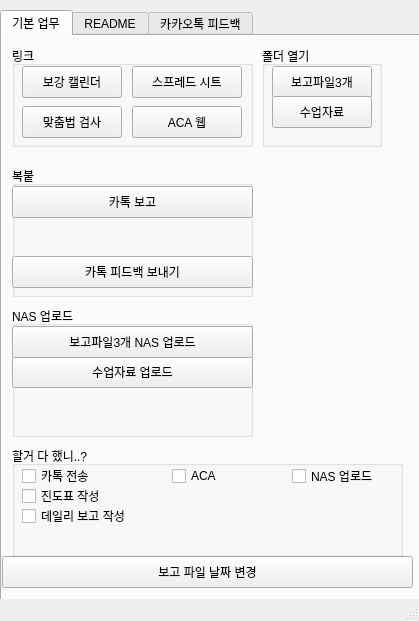
<?xml version="1.0" encoding="UTF-8"?>
<ui version="4.0">
 <class>MainWindow</class>
 <widget class="QMainWindow" name="MainWindow">
  <property name="geometry">
   <rect>
    <x>0</x>
    <y>0</y>
    <width>419</width>
    <height>621</height>
   </rect>
  </property>
  <property name="windowTitle">
   <string>MainWindow</string>
  </property>
  <widget class="QWidget" name="centralwidget">
   <widget class="QTabWidget" name="tabWidget">
    <property name="geometry">
     <rect>
      <x>0</x>
      <y>10</y>
      <width>421</width>
      <height>591</height>
     </rect>
    </property>
    <property name="currentIndex">
     <number>0</number>
    </property>
    <widget class="QWidget" name="기본">
     <property name="whatsThis">
      <string>123</string>
     </property>
     <attribute name="title">
      <string>기본 업무</string>
     </attribute>
     <widget class="QGroupBox" name="groupBox_2">
      <property name="geometry">
       <rect>
        <x>10</x>
        <y>130</y>
        <width>241</width>
        <height>131</height>
       </rect>
      </property>
      <property name="title">
       <string>복붙</string>
      </property>
      <property name="checkable">
       <bool>false</bool>
      </property>
      <widget class="QPushButton" name="pushButton_14">
       <property name="geometry">
        <rect>
         <x>0</x>
         <y>20</y>
         <width>241</width>
         <height>32</height>
        </rect>
       </property>
       <property name="text">
        <string>카톡 보고</string>
       </property>
      </widget>
      <widget class="QPushButton" name="pushButton_16">
       <property name="geometry">
        <rect>
         <x>0</x>
         <y>90</y>
         <width>241</width>
         <height>32</height>
        </rect>
       </property>
       <property name="text">
        <string>카톡 피드백 보내기</string>
       </property>
      </widget>
     </widget>
     <widget class="QGroupBox" name="groupBox">
      <property name="geometry">
       <rect>
        <x>10</x>
        <y>10</y>
        <width>241</width>
        <height>101</height>
       </rect>
      </property>
      <property name="title">
       <string>링크</string>
      </property>
      <widget class="QPushButton" name="pushButton_2">
       <property name="geometry">
        <rect>
         <x>120</x>
         <y>20</y>
         <width>110</width>
         <height>32</height>
        </rect>
       </property>
       <property name="text">
        <string>스프레드 시트</string>
       </property>
      </widget>
      <widget class="QPushButton" name="pushButton_3">
       <property name="geometry">
        <rect>
         <x>10</x>
         <y>60</y>
         <width>100</width>
         <height>32</height>
        </rect>
       </property>
       <property name="text">
        <string>맞춤법 검사</string>
       </property>
      </widget>
      <widget class="QPushButton" name="pushButton_4">
       <property name="geometry">
        <rect>
         <x>120</x>
         <y>60</y>
         <width>110</width>
         <height>32</height>
        </rect>
       </property>
       <property name="text">
        <string>ACA 웹</string>
       </property>
      </widget>
      <widget class="QPushButton" name="pushButton">
       <property name="geometry">
        <rect>
         <x>10</x>
         <y>20</y>
         <width>100</width>
         <height>32</height>
        </rect>
       </property>
       <property name="text">
        <string>보강 캘린더</string>
       </property>
      </widget>
     </widget>
     <widget class="QPushButton" name="pushButton_15">
      <property name="geometry">
       <rect>
        <x>0</x>
        <y>520</y>
        <width>411</width>
        <height>32</height>
       </rect>
      </property>
      <property name="text">
       <string>보고 파일 날짜 변경</string>
      </property>
     </widget>
     <widget class="QGroupBox" name="groupBox_4">
      <property name="geometry">
       <rect>
        <x>260</x>
        <y>10</y>
        <width>120</width>
        <height>101</height>
       </rect>
      </property>
      <property name="title">
       <string>폴더 열기</string>
      </property>
      <widget class="QPushButton" name="pushButton_12">
       <property name="geometry">
        <rect>
         <x>10</x>
         <y>20</y>
         <width>100</width>
         <height>32</height>
        </rect>
       </property>
       <property name="text">
        <string>보고파일3개</string>
       </property>
      </widget>
      <widget class="QPushButton" name="pushButton_13">
       <property name="geometry">
        <rect>
         <x>10</x>
         <y>50</y>
         <width>100</width>
         <height>32</height>
        </rect>
       </property>
       <property name="text">
        <string>수업자료</string>
       </property>
      </widget>
     </widget>
     <widget class="QGroupBox" name="groupBox_3">
      <property name="geometry">
       <rect>
        <x>10</x>
        <y>270</y>
        <width>241</width>
        <height>131</height>
       </rect>
      </property>
      <property name="title">
       <string>NAS 업로드</string>
      </property>
      <property name="checkable">
       <bool>false</bool>
      </property>
      <widget class="QPushButton" name="pushButton_20">
       <property name="geometry">
        <rect>
         <x>0</x>
         <y>50</y>
         <width>241</width>
         <height>32</height>
        </rect>
       </property>
       <property name="text">
        <string>수업자료 업로드</string>
       </property>
      </widget>
      <widget class="QPushButton" name="pushButton_6">
       <property name="geometry">
        <rect>
         <x>0</x>
         <y>20</y>
         <width>241</width>
         <height>32</height>
        </rect>
       </property>
       <property name="text">
        <string>보고파일3개 NAS 업로드</string>
       </property>
      </widget>
     </widget>
     <widget class="QGroupBox" name="groupBox_9">
      <property name="geometry">
       <rect>
        <x>10</x>
        <y>410</y>
        <width>391</width>
        <height>111</height>
       </rect>
      </property>
      <property name="title">
       <string>할거 다 했니..?</string>
      </property>
      <widget class="QCheckBox" name="checkBox_2">
       <property name="geometry">
        <rect>
         <x>10</x>
         <y>20</y>
         <width>87</width>
         <height>20</height>
        </rect>
       </property>
       <property name="text">
        <string>카톡 전송</string>
       </property>
      </widget>
      <widget class="QCheckBox" name="checkBox_3">
       <property name="geometry">
        <rect>
         <x>160</x>
         <y>20</y>
         <width>87</width>
         <height>20</height>
        </rect>
       </property>
       <property name="text">
        <string>ACA</string>
       </property>
      </widget>
      <widget class="QCheckBox" name="checkBox_4">
       <property name="geometry">
        <rect>
         <x>280</x>
         <y>20</y>
         <width>101</width>
         <height>20</height>
        </rect>
       </property>
       <property name="text">
        <string>NAS 업로드</string>
       </property>
      </widget>
      <widget class="QCheckBox" name="checkBox_5">
       <property name="geometry">
        <rect>
         <x>10</x>
         <y>40</y>
         <width>101</width>
         <height>20</height>
        </rect>
       </property>
       <property name="text">
        <string>진도표 작성</string>
       </property>
      </widget>
      <widget class="QCheckBox" name="checkBox_6">
       <property name="geometry">
        <rect>
         <x>10</x>
         <y>60</y>
         <width>131</width>
         <height>20</height>
        </rect>
       </property>
       <property name="text">
        <string>데일리 보고 작성</string>
       </property>
      </widget>
     </widget>
    </widget>
    <widget class="QWidget" name="README">
     <attribute name="title">
      <string>README</string>
     </attribute>
     <widget class="QPushButton" name="pushButton_18">
      <property name="geometry">
       <rect>
        <x>170</x>
        <y>510</y>
        <width>113</width>
        <height>32</height>
       </rect>
      </property>
      <property name="text">
       <string>저장</string>
      </property>
     </widget>
     <widget class="QPushButton" name="pushButton_19">
      <property name="geometry">
       <rect>
        <x>280</x>
        <y>510</y>
        <width>113</width>
        <height>32</height>
       </rect>
      </property>
      <property name="text">
       <string>Open Readme</string>
      </property>
     </widget>
     <widget class="QGroupBox" name="groupBox_5">
      <property name="geometry">
       <rect>
        <x>0</x>
        <y>0</y>
        <width>421</width>
        <height>111</height>
       </rect>
      </property>
      <property name="title">
       <string>지난 숙제</string>
      </property>
      <widget class="QPlainTextEdit" name="plainTextEdit_5">
       <property name="geometry">
        <rect>
         <x>10</x>
         <y>20</y>
         <width>391</width>
         <height>81</height>
        </rect>
       </property>
       <property name="plainText">
        <string/>
       </property>
      </widget>
     </widget>
     <widget class="QGroupBox" name="groupBox_6">
      <property name="geometry">
       <rect>
        <x>0</x>
        <y>120</y>
        <width>421</width>
        <height>61</height>
       </rect>
      </property>
      <property name="title">
       <string>결석학생</string>
      </property>
      <widget class="QPlainTextEdit" name="plainTextEdit_6">
       <property name="geometry">
        <rect>
         <x>10</x>
         <y>30</y>
         <width>391</width>
         <height>21</height>
        </rect>
       </property>
       <property name="plainText">
        <string/>
       </property>
      </widget>
     </widget>
     <widget class="QGroupBox" name="groupBox_7">
      <property name="geometry">
       <rect>
        <x>0</x>
        <y>350</y>
        <width>421</width>
        <height>131</height>
       </rect>
      </property>
      <property name="title">
       <string>이번 숙제</string>
      </property>
      <widget class="QPlainTextEdit" name="plainTextEdit">
       <property name="geometry">
        <rect>
         <x>10</x>
         <y>30</y>
         <width>391</width>
         <height>81</height>
        </rect>
       </property>
       <property name="plainText">
        <string/>
       </property>
      </widget>
     </widget>
     <widget class="QGroupBox" name="groupBox_8">
      <property name="geometry">
       <rect>
        <x>0</x>
        <y>180</y>
        <width>421</width>
        <height>171</height>
       </rect>
      </property>
      <property name="title">
       <string>진도</string>
      </property>
      <widget class="QPlainTextEdit" name="plainTextEdit_7">
       <property name="geometry">
        <rect>
         <x>10</x>
         <y>30</y>
         <width>391</width>
         <height>131</height>
        </rect>
       </property>
       <property name="plainText">
        <string/>
       </property>
      </widget>
     </widget>
    </widget>
    <widget class="QWidget" name="카카오톡피드백">
     <attribute name="title">
      <string>카카오톡 피드백</string>
     </attribute>
     <widget class="QPlainTextEdit" name="plainTextEdit_2">
      <property name="geometry">
       <rect>
        <x>10</x>
        <y>50</y>
        <width>391</width>
        <height>271</height>
       </rect>
      </property>
     </widget>
     <widget class="QPlainTextEdit" name="plainTextEdit_3">
      <property name="geometry">
       <rect>
        <x>10</x>
        <y>330</y>
        <width>391</width>
        <height>181</height>
       </rect>
      </property>
     </widget>
     <widget class="QLineEdit" name="lineEdit">
      <property name="geometry">
       <rect>
        <x>10</x>
        <y>520</y>
        <width>113</width>
        <height>21</height>
       </rect>
      </property>
     </widget>
     <widget class="QPlainTextEdit" name="plainTextEdit_4">
      <property name="geometry">
       <rect>
        <x>10</x>
        <y>0</y>
        <width>311</width>
        <height>41</height>
       </rect>
      </property>
     </widget>
     <widget class="QCheckBox" name="checkBox">
      <property name="geometry">
       <rect>
        <x>320</x>
        <y>20</y>
        <width>51</width>
        <height>20</height>
       </rect>
      </property>
      <property name="text">
       <string>숙제</string>
      </property>
     </widget>
     <widget class="QPushButton" name="pushButton_21">
      <property name="geometry">
       <rect>
        <x>280</x>
        <y>510</y>
        <width>113</width>
        <height>32</height>
       </rect>
      </property>
      <property name="text">
       <string>카톡폴더</string>
      </property>
     </widget>
     <widget class="QPushButton" name="pushButton_22">
      <property name="geometry">
       <rect>
        <x>170</x>
        <y>510</y>
        <width>113</width>
        <height>32</height>
       </rect>
      </property>
      <property name="text">
       <string>엑셀 저장</string>
      </property>
     </widget>
    </widget>
   </widget>
  </widget>
  <widget class="QStatusBar" name="statusbar"/>
 </widget>
 <tabstops>
  <tabstop>pushButton</tabstop>
  <tabstop>pushButton_2</tabstop>
  <tabstop>pushButton_3</tabstop>
  <tabstop>pushButton_4</tabstop>
  <tabstop>pushButton_14</tabstop>
  <tabstop>pushButton_16</tabstop>
  <tabstop>pushButton_6</tabstop>
  <tabstop>pushButton_20</tabstop>
  <tabstop>pushButton_12</tabstop>
  <tabstop>pushButton_13</tabstop>
  <tabstop>checkBox_2</tabstop>
  <tabstop>checkBox_3</tabstop>
  <tabstop>checkBox_4</tabstop>
  <tabstop>checkBox_5</tabstop>
  <tabstop>checkBox_6</tabstop>
  <tabstop>pushButton_15</tabstop>
  <tabstop>tabWidget</tabstop>
  <tabstop>plainTextEdit_5</tabstop>
  <tabstop>plainTextEdit_6</tabstop>
  <tabstop>plainTextEdit_7</tabstop>
  <tabstop>plainTextEdit</tabstop>
  <tabstop>pushButton_18</tabstop>
  <tabstop>pushButton_19</tabstop>
  <tabstop>plainTextEdit_4</tabstop>
  <tabstop>checkBox</tabstop>
  <tabstop>plainTextEdit_2</tabstop>
  <tabstop>plainTextEdit_3</tabstop>
  <tabstop>lineEdit</tabstop>
  <tabstop>pushButton_22</tabstop>
  <tabstop>pushButton_21</tabstop>
 </tabstops>
 <resources/>
 <connections/>
</ui>
